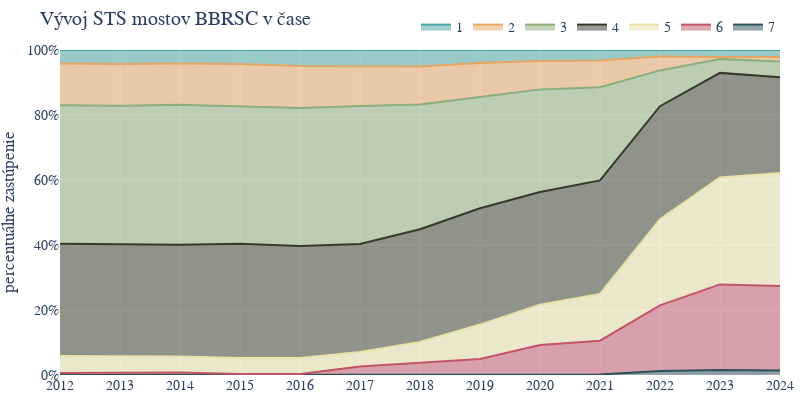

Notebook source saved alongside this figure:
### Code cell
import plotly.graph_objects as go

# Define the color palette
color_palette = ['#46a7a2', '#e7a564',
                 '#8bae7c', '#353a29', '#eae1a9',
                 '#c25469', '#2d505d'
                 ]

# Transpose the DataFrame for plotting: years as columns, conditions as rows
data_for_plotting = relative_condition_counts.set_index(
    'Condition').T.reset_index()
data_for_plotting.rename(columns={'index': 'Year'}, inplace=True)

# Update year labels to include 2024
years = ['{}'.format(year) for year in range(2012, 2025)]
data_for_plotting['Year'] = years

# Create a figure
fig = go.Figure()

# Add a trace for each condition in reverse order
for i, condition in reversed(list(enumerate(relative_condition_counts['Condition'].unique()))):
    fig.add_trace(go.Scatter(
        x=data_for_plotting['Year'],
        y=data_for_plotting[condition],
        mode='lines',
        stackgroup='one',  # This option stacks the areas
        name=str(condition),  # Label for the legend
        line=dict(color=color_palette[i % len(color_palette)])
    ))

# Update the layout to include 2024
fig.update_layout(
    title='Vývoj STS mostov BBRSC v čase',
    yaxis_title='percentuálne zastúpenie',
    yaxis=dict(ticksuffix="%", range=[0, 100]),
    font=dict(family="Montserrat, sans-serif", size=14),
    legend=dict(
        orientation="h",
        yanchor="top",
        y=1.120,
        xanchor="right",
        x=1
    ),
    xaxis=dict(
        tickvals=[str(year) for year in range(2012, 2025)],
        ticktext=['2012', '2013', '2014', '2015', '2016', '2017',
                  '2018', '2019', '2020', '2021', '2022', '2023', '2024']
    ),
    plot_bgcolor='#EEEEEE',
    margin=dict(l=0, r=20, t=50, b=25),
    width=800,
    height=400
)

# Show the figure
fig.show()

### Figure 1 — Plotly figure (JSON) as saved in the notebook; plotly's stock layout.template omitted (floating-point values rounded to 4 significant figures)
{"data": [{"line": {"color": "#2d505d"}, "mode": "lines", "name": "7", "stackgroup": "one", "type": "scatter", "x": ["2012", "2013", "2014", "2015", "2016", "2017", "2018", "2019", "2020", "2021", "2022", "2023", "2024"], "y": [0, 0, 0, 0, 0, 0.1538, 0, 0, 0.1534, 0.1531, 1.225, 1.531, 1.378]}, {"line": {"color": "#c25469"}, "mode": "lines", "name": "6", "stackgroup": "one", "type": "scatter", "x": ["2012", "2013", "2014", "2015", "2016", "2017", "2018", "2019", "2020", "2021", "2022", "2023", "2024"], "y": [0.6192, 0.6192, 0.774, 0.3096, 0.3077, 2.462, 3.84, 4.916, 9.049, 10.41, 20.21, 26.34, 26.03]}, {"line": {"color": "#eae1a9"}, "mode": "lines", "name": "5", "stackgroup": "one", "type": "scatter", "x": ["2012", "2013", "2014", "2015", "2016", "2017", "2018", "2019", "2020", "2021", "2022", "2023", "2024"], "y": [5.263, 5.108, 4.954, 4.954, 4.923, 4.462, 6.298, 10.6, 12.42, 14.4, 26.49, 32.92, 34.76]}, {"line": {"color": "#353a29"}, "mode": "lines", "name": "4", "stackgroup": "one", "type": "scatter", "x": ["2012", "2013", "2014", "2015", "2016", "2017", "2018", "2019", "2020", "2021", "2022", "2023", "2024"], "y": [34.52, 34.52, 34.37, 35.14, 34.46, 33.23, 34.72, 35.79, 34.66, 34.92, 34.76, 32.16, 29.4]}, {"line": {"color": "#8bae7c"}, "mode": "lines", "name": "3", "stackgroup": "one", "type": "scatter", "x": ["2012", "2013", "2014", "2015", "2016", "2017", "2018", "2019", "2020", "2021", "2022", "2023", "2024"], "y": [42.57, 42.57, 43.03, 42.26, 42.46, 42.46, 38.4, 34.25, 31.6, 28.64, 11.03, 4.288, 4.9]}, {"line": {"color": "#e7a564"}, "mode": "lines", "name": "2", "stackgroup": "one", "type": "scatter", "x": ["2012", "2013", "2014", "2015", "2016", "2017", "2018", "2019", "2020", "2021", "2022", "2023", "2024"], "y": [12.85, 12.85, 12.69, 13.0, 12.92, 12.31, 11.67, 10.45, 8.742, 8.27, 4.288, 0.6126, 1.378]}, {"line": {"color": "#46a7a2"}, "mode": "lines", "name": "1", "stackgroup": "one", "type": "scatter", "x": ["2012", "2013", "2014", "2015", "2016", "2017", "2018", "2019", "2020", "2021", "2022", "2023", "2024"], "y": [4.18, 4.334, 4.18, 4.334, 4.923, 4.923, 5.069, 3.994, 3.374, 3.216, 1.991, 2.144, 2.144]}], "layout": {"font": {"family": "Montserrat, sans-serif", "size": 14}, "height": 400, "legend": {"orientation": "h", "x": 1, "xanchor": "right", "y": 1.12, "yanchor": "top"}, "margin": {"b": 25, "l": 0, "r": 20, "t": 50}, "plot_bgcolor": "#EEEEEE", "title": {"text": "Vývoj STS mostov BBRSC v čase"}, "width": 800, "xaxis": {"ticktext": ["2012", "2013", "2014", "2015", "2016", "2017", "2018", "2019", "2020", "2021", "2022", "2023", "2024"], "tickvals": ["2012", "2013", "2014", "2015", "2016", "2017", "2018", "2019", "2020", "2021", "2022", "2023", "2024"]}, "yaxis": {"range": [0, 100], "ticksuffix": "%", "title": {"text": "percentuálne zastúpenie"}}}}
